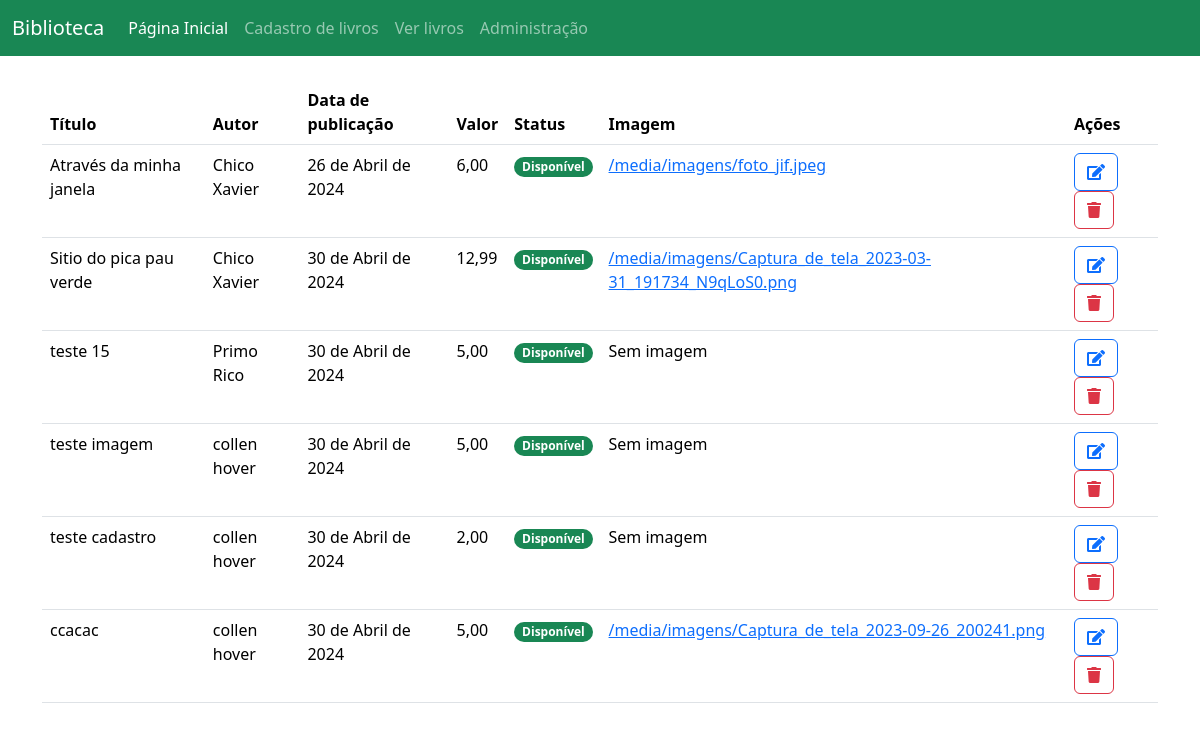
The page /biblioteca/livros/ on the database as committed earlier.
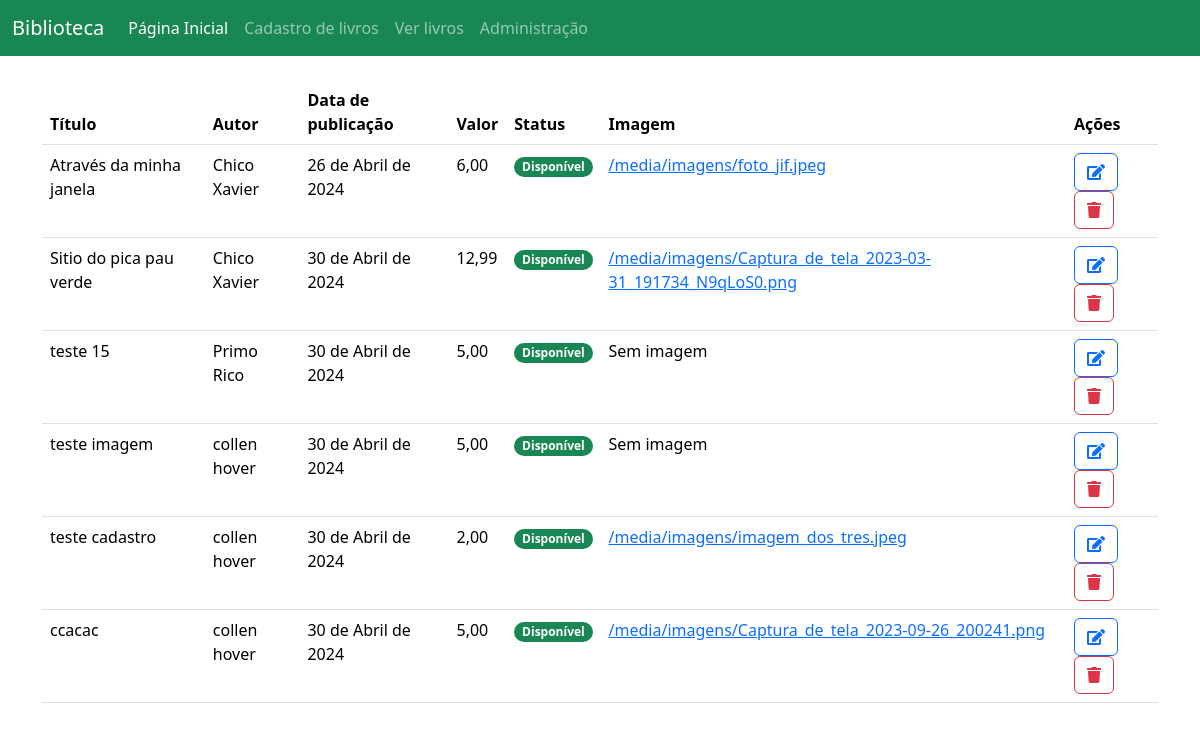
The same page on the database as committed later.
### app/models.py (models this page shows, shortened)
class Livro(models.Model):
    titulo = models.CharField(max_length=255) # Atributo titulo da tabela Livro com tamanho máximo de 255 caracteres
    autor = models.ForeignKey(Autor, on_delete=models.CASCADE) # Atributo autor da tabela Livro do tipo ForeignKey que referencia a tabela Autor
    data_publicacao = models.DateField()
    livro_valor = models.DecimalField(decimal_places=2, max_digits=4, default=1.99) # Atributo data_publicacao da tabela Livro do tipo DateField
    status = models.BooleanField(default=True) # Atributo status da tabela Livro do tipo BooleanField com valor padrão True
    imagem = models.ImageField(upload_to='imagens/', null=True, blank=True) # Atributo imagem da tabela Livro do tipo ImageField com upload para a pasta imagens

class Autor(models.Model):
    nome = models.CharField(max_length=255) # Atributo nome da tabela Autor com tamanho máximo de 255 caracteres
    sobrenome = models.CharField(max_length=255) # Atributo sobrenome da tabela Autor com tamanho máximo de 255 caracteres
    email = models.EmailField() # Atributo email da tabela Autor do tipo EmailField
    def __str__(self):
        return f'{self.nome} {self.sobrenome}'

### app/views.py (the view)
# urls.py: path('livros/', livros, name='livros'), # Rota para a página de livros (Chama a função livros do arquivo views.py)
def livros(request):
    livros = Livro.objects.all() # Obtendo todos os livros do banco de dados
    context = {'livros': livros} # Criando um dicionário com os livros para passar para o template
    return render(request, 'livros.html', context) # Retornando o template livros.html renderizado com o contexto (livros)

### app/templates/livros.html (shortened to what this page needs)
{% extends 'base.html' %}
{% block conteudo-da-pagina %}
<table class="table">
    <thead>
        <tr>
            <th scope="col">Título</th>
            <th scope="col">Autor</th>
            <th scope="col">Data de publicação</th>
            <th scope="col">Valor</th>
            <th scope="col">Status</th>
            <th scope="col">Imagem</th>
            <th scope="col">Ações</th>
        </tr>
    </thead>
    <tbody>
        {% for livro in livros %}
        <tr>
            <td>{{ livro.titulo }}</td>
            <td>{{ livro.autor }}</td>
            <td>{{ livro.data_publicacao }}</td>
            <td>{{ livro.livro_valor }}</td>
            <td>
                {% if livro.status %}
                <span class="badge rounded-pill text-bg-success">Disponível</span>
                {% else %}
                <span class="badge rounded-pill text-bg-danger">Indisponível</span>
                {% endif %}
            </td>
            <td>
                {% if livro.imagem %}
                <a href="{{ livro.imagem.url }}" target="_blank">{{ livro.imagem.url }}</a>
                {% else %}
                Sem imagem
                {% endif %}
            </td>
            <td>
                <a href="{% url 'editar' livro.id %}" class="btn btn-outline-primary">
                    <i class="fas fa-edit"></i>
                </a>
                <a href="{% url 'excluir' livro.id %}" class="btn btn-outline-danger">
                    <i class="fas fa-trash"></i>
                </a>
            </td>
        </tr>
        {% endfor %}
    </tbody>
</table>
{% endblock %}

Rows that differ between the two databases and show on the page:
changed Livro "teste cadastro": imagem (not shown) → "/media/imagens/imagem_dos_tres.jpeg"; no longer shows "Sem imagem"
